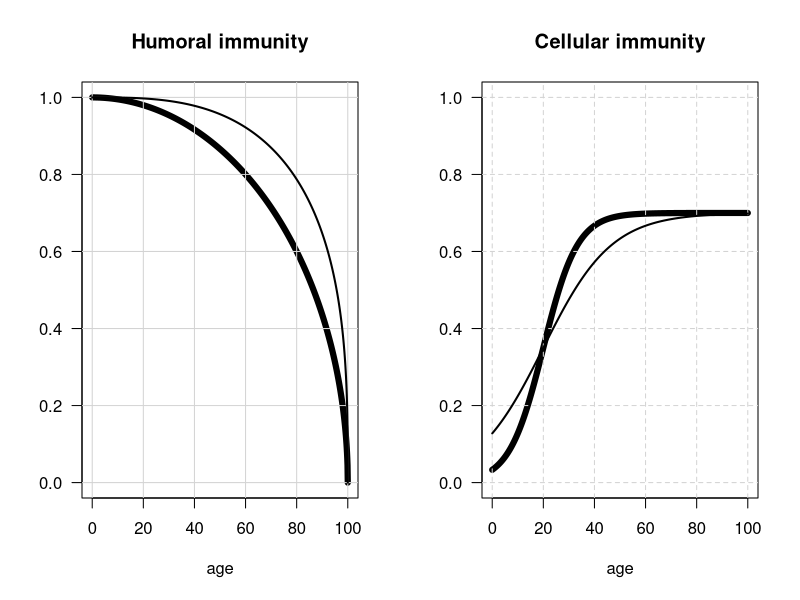

Here is the R script that generated this plot:

# Humoral immunity

q <- 100
p <- 2
x <- seq(0,q,length.out = 1e3)


plot.hum <- function(x,q,p, add) {
	y <- 1 * ( (q^p-(x)^p)^(1/p) )/q
	if(!add){
		plot(x,y,typ='l',lwd=6, 
			 main='Humoral immunity',
			 ylab='',xlab='age',
			 ylim = c(0,1),las=1)
		grid(lty=1)	}
	if(add){
		lines(x,y,typ='l',lwd=2)
	}
}

# Cellular immunity
plot.cel <- function(slope,add) {
	agemax <- 100
	# slope <- 3	
	pivot <- 20
	b <- slope/pivot
	x <- seq(0,agemax,length.out = 1000)
	imm.max <- 0.7
	y <- imm.max/(1+exp(-slope*(x/pivot-1)))
	
	if(!add){
		plot(x,y,typ='l', xlim=c(0,agemax), 
			 main='Cellular immunity',
			 las=1, 
			 xlab='age',ylab='',
			 ylim=c(0,1),lwd=6)
		grid(lty=2)
	}
	if(add){
		lines(x,y,lwd=2)
	}
}


pdf('../figures/immunity.pdf',width = 12, height = 6)
par(mfrow=c(1,2))
plot.hum(x,q=100,p=2, add=F)
plot.hum(x,q=100,p=3, add=T)
plot.cel(slope=3, add=F)
plot.cel(slope=1.5, add=T)
dev.off()


